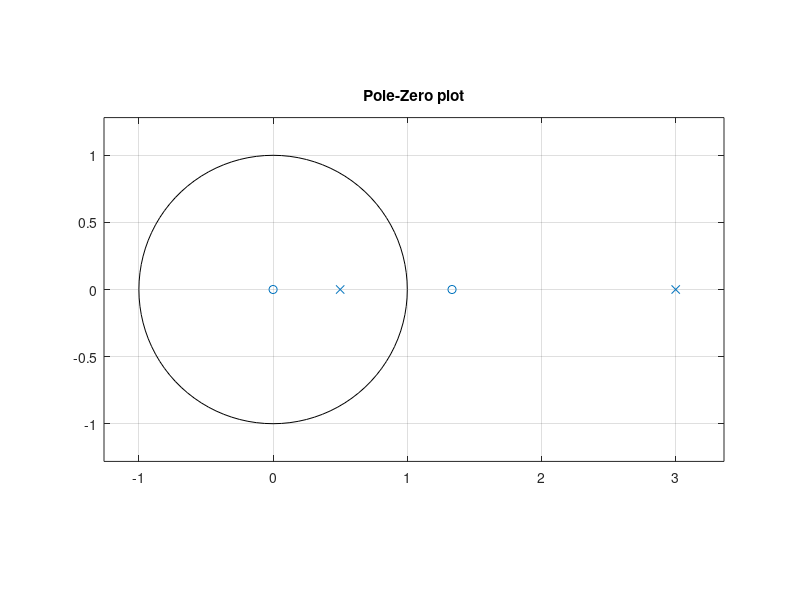

Write the MATLAB code that produced this figure.
clear;close all;clc;
format compact;

% Define variables
num = [3 -4 0];den = [1 -3.5 1.5];

[residues,poles,constant] = residuez(num,den);

fprintf('The constant Term is: %f \n',constant);
fprintf('The poles are: %f \n',poles);
fprintf('The Residues are : %f \n',residues);
figure(1);
zplane(num,den);grid on;title('Pole-Zero plot');